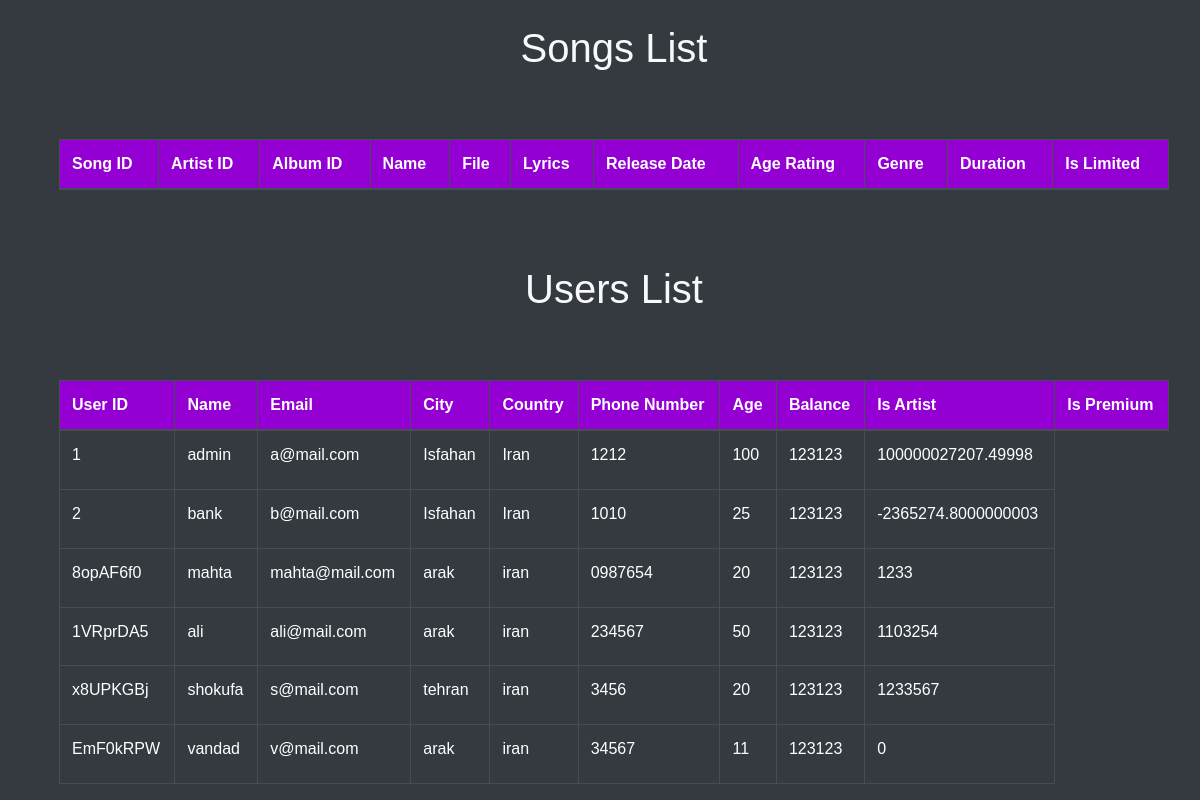
Page /participant on the committed database.
### tables this page shows
CREATE TABLE USERS (
            user_id TEXT PRIMARY KEY,
            name TEXT,
            email TEXT,
            city TEXT,
            country TEXT,
            phone TEXT,
            age INTEGER CHECK(age >= 9 AND age <= 120),
            password TEXT,
            balance INTEGER DEFAULT 0,
            is_artist BOOLEAN DEFAULT 0,
            is_premium BOOLEAN DEFAULT 0
        );

### app.py (the view)
@app.route("/participant")
def participants():
    with sqlite3.connect("database.db") as connect:
        cursor = connect.cursor()
        cursor.execute("SELECT * FROM USERS")
        data = cursor.fetchall()
    return render_template("participants.html", data=data)

### templates/participants.html (shortened to what this page needs)
<!DOCTYPE html>
<html lang="en">
<head>
    <link rel="stylesheet" href="https://stackpath.bootstrapcdn.com/bootstrap/4.5.2/css/bootstrap.min.css">
    <link rel="stylesheet" type="text/css" href="{{ url_for('static', filename='css/style.css') }}">
</head>
<body class="bg-dark text-light">
    <div class="container mt-4">
        <h1 class="text-center">Songs List</h1>
        <table class="table table-dark table-bordered">
            <thead>
                <tr>
                    <th>Song ID</th>
                    <th>Artist ID</th>
                    <th>Album ID</th>
                    <th>Name</th>
                    <th>File</th>
                    <th>Lyrics</th>
                    <th>Release Date</th>
                    <th>Age Rating</th>
                    <th>Genre</th>
                    <th>Duration</th>
                    <th>Is Limited</th>
                </tr>
            </thead>
            <tbody>
            </tbody>
        </table>
        <h1 class="text-center">Users List</h1>
        <table class="table table-dark table-bordered">
            <thead>
                <tr>
                    <th>User ID</th>
                    <th>Name</th>
                    <th>Email</th>
                    <th>City</th>
                    <th>Country</th>
                    <th>Phone Number</th>
                    <th>Age</th>
                    <th>Balance</th>
                    <th>Is Artist</th>
                    <th>Is Premium</th>
                </tr>
            </thead>
            <tbody>
                {% for participant in data %}
                <tr>
                    <td>{{ participant[0] }}</td>
                    <td>{{ participant[1] }}</td>
                    <td>{{ participant[2] }}</td>
                    <td>{{ participant[3] }}</td>
                    <td>{{ participant[4] }}</td>
                    <td>{{ participant[5] }}</td>
                    <td>{{ participant[6] }}</td>
                    <td>{{ participant[7] }}</td>
                    <td>{{ participant[8] }}</td>
                </tr>
                {% endfor %}
            </tbody>
        </table>
    </div>
</body>
</html>

### static/css/style.css (style rules this page uses)
:root { --border-in: #9400d3; --border-out: hsl(0, 0%, 22%); --border-header: #383838; --background-main-card: #1e1e1f; --background-body: #000; --background-sub-div-card: #202022; --background-sub-div-card-2: rgba(44, 43, 43, 0.923); --background-header-title: hsl(240, 1%, 17%); --background-header-title-1: hsl(240, 1%, 20%); --box-shadow-1: 0 0 15px #111; --box-shadow-2: 0 0 10px #222; --box-shadow-3: 0 0 10px rgba(0, 0, 0, 0.722); font-family: "Poppins", sans-serif; --font-color-1: #fff; --font-color-2: #e2e2e2; --font-color-3: #d6d6d6bf; --font-color-4: #9400d3; --font-color-5: #000; --font-size-0: 28px; --font-size-1: 26px; --font-size-2: 18px; --font-size-3: 16px; --font-size-4: 12px; }
body { background-color:#e2e2e2; box-sizing: border-box; margin: 0; display: flex; flex-direction: column; min-height: 100vh; font-family: Arial, sans-serif; }
table { width: 100%; border-collapse: collapse; }
th, td { padding: 8px; text-align: left; border-bottom: 1px solid #ddd; }
.container { display: flex; flex-wrap: wrap; justify-content: center; flex-grow: 1; margin-right: 1rem; }

### templates/participants.html (style rules this page uses)
body { background-color: #1e1e1f; color: #ffffff; }
table, th, td { border: 1px solid #9400d3; border-collapse: collapse; padding: 8px; color: #ffffff; }
th { background-color: #9400d3; }

### rows in the picture
USERS: user_id "1", name "admin", email "a@mail.com", city "Isfahan", country "Iran", phone "1212", age "100", password "123123", balance "100000027207.49998"
USERS: user_id "2", name "bank", email "b@mail.com", city "Isfahan", country "Iran", phone "1010", age "25", password "123123", balance "-2365274.8000000003"
USERS: user_id "8opAF6f0", name "mahta", email "mahta@mail.com", city "arak", country "iran", phone "0987654", age "20", password "123123", balance "1233"
USERS: user_id "1VRprDA5", name "ali", email "ali@mail.com", city "arak", country "iran", phone "234567", age "50", password "123123", balance "1103254"
USERS: user_id "x8UPKGBj", name "shokufa", email "s@mail.com", city "tehran", country "iran", phone "3456", age "20", password "123123", balance "1233567"
USERS: user_id "EmF0kRPW", name "vandad", email "v@mail.com", city "arak", country "iran", phone "34567", age "11", password "123123", balance "0"
